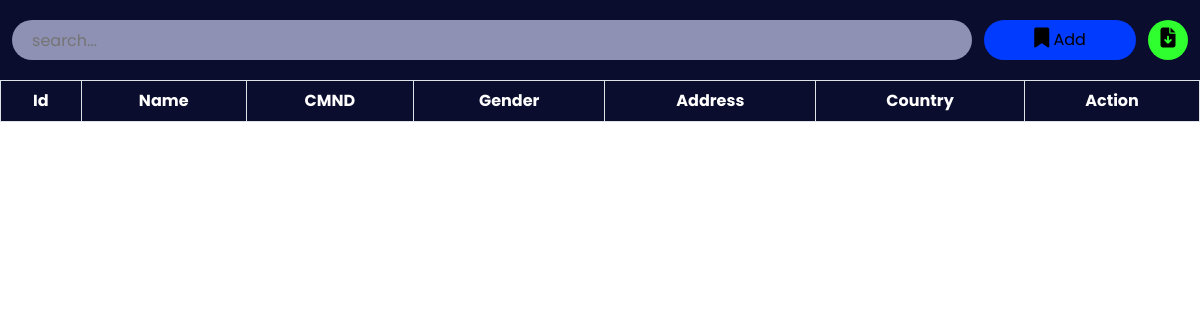
Before: /admin/customer/customer.php with the older database file.
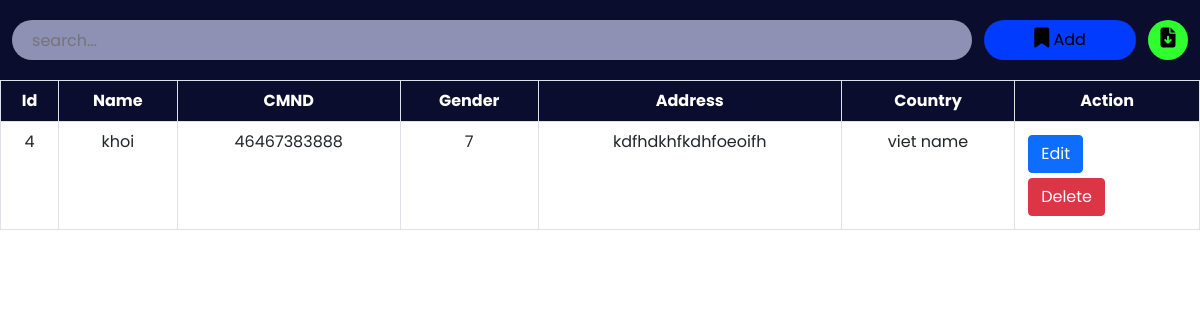
After: the same page with the newer database file.
### tables this page shows
CREATE TABLE `customer` (
  `id` int(11) NOT NULL,
  `name` varchar(30) NOT NULL,
  `cmnd` char(12) NOT NULL,
  `gender` bit(3) NOT NULL,
  `address` varchar(255) NOT NULL,
  `country` varchar(20) NOT NULL
);

### admin/customer/customer.php (the view, shortened to what this page needs)
<?php
include '../../config.php';
?>
<!DOCTYPE html>
<html lang="en">
<head>
    <link href="https://cdn.jsdelivr.net/npm/bootstrap@5.0.2/dist/css/bootstrap.min.css" rel="stylesheet">
    <link rel="stylesheet" href="https://cdnjs.cloudflare.com/ajax/libs/font-awesome/6.2.0/css/all.min.css" />
    <link rel="stylesheet" href="./customer.css">
</head>
<body>
    <div class="searchsection">
        <input type="text" name="search_bar" id="search_bar" placeholder="search..." onkeyup="searchFun()">
        <button class="adduser" id="adduser" onclick="addcustomeropen()"><i class="fa-solid fa-bookmark"></i> Add</button>
        <form action="./exportdata.php" method="post">
            <button class="exportexcel" id="exportexcel" name="exportexcel" type="submit"><i class="fa-solid fa-file-arrow-down"></i></button>
        </form>
    </div>
    <div class="roombooktable" class="table-responsive-xl">
        <?php
            $roombooktablesql = "SELECT * FROM `customer`";
            $roombookresult = mysqli_query($conn, $roombooktablesql);
        ?>
        <table class="table table-bordered" id="table-data">
            <thead>
                <tr>
                    <th scope="col">Id</th>
                    <th scope="col">Name</th>
                    <th scope="col">CMND</th>
                    <th scope="col">Gender</th>
                    <th scope="col">Address</th>
                    <th scope="col">Country</th>
                    <th scope="col" class="action">Action</th>
                </tr>
            </thead>
            <tbody>
            <?php
            while ($res = mysqli_fetch_array($roombookresult)) {
            ?>
                <tr>
                    <td><?php echo $res['id'] ?></td>
                    <td><?php echo $res['name'] ?></td>
                    <td><?php echo $res['cmnd'] ?></td>
                    <td><?php echo $res['gender'] ?></td>
                    <td><?php echo $res['address'] ?></td>
                    <td><?php echo $res['country'] ?></td>
                    <td class="action">
                        <a href="customeredit.php?id=<?php echo $res['id'] ?>"><button class="btn btn-primary">Edit</button></a>
                        <a href="customerdelete.php?id=<?php echo $res['id'] ?>"><button class='btn btn-danger'>Delete</button></a>
                    </td>
                </tr>
            <?php
            }
            ?>
            </tbody>
        </table>
    </div>
</body>
</html>

Changed rows visible on the page:
added customer: id "4", name "khoi", cmnd "46467383888", gender "7", address "kdfhdkhfkdhfoeoifh", country "viet name"
